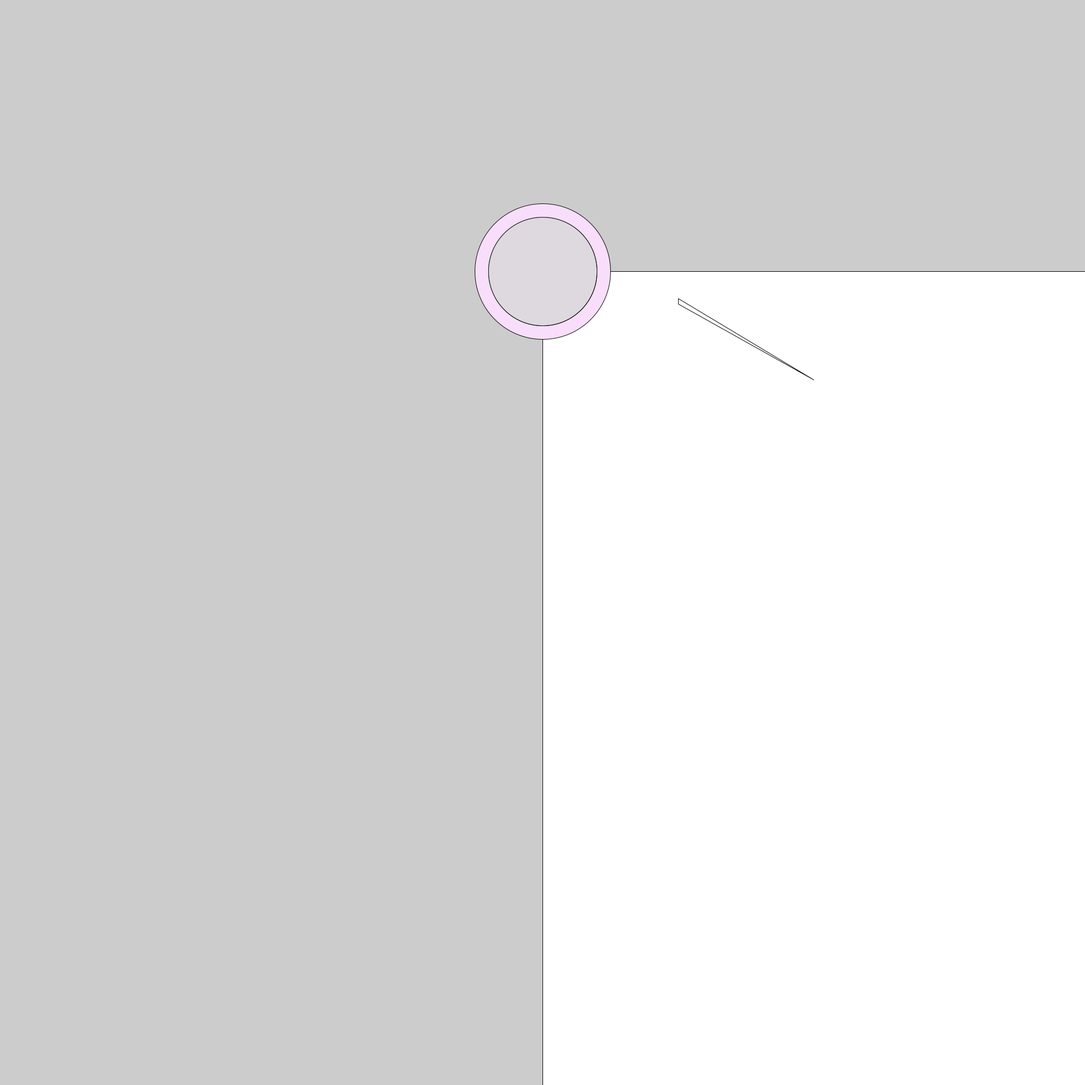
Frame 1 (no input)
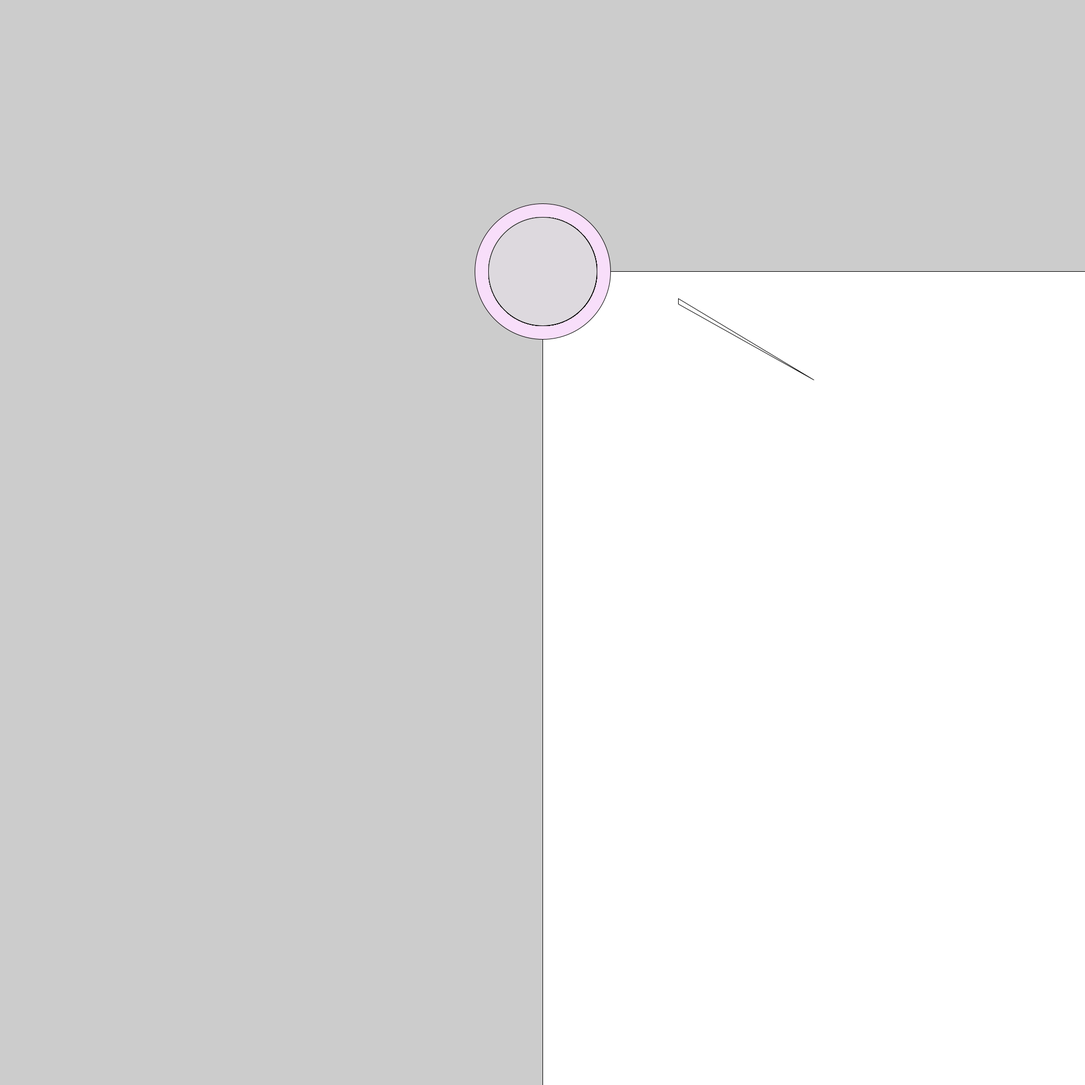
Frame 60 (the mouse pressed at the canvas centre just before this capture)
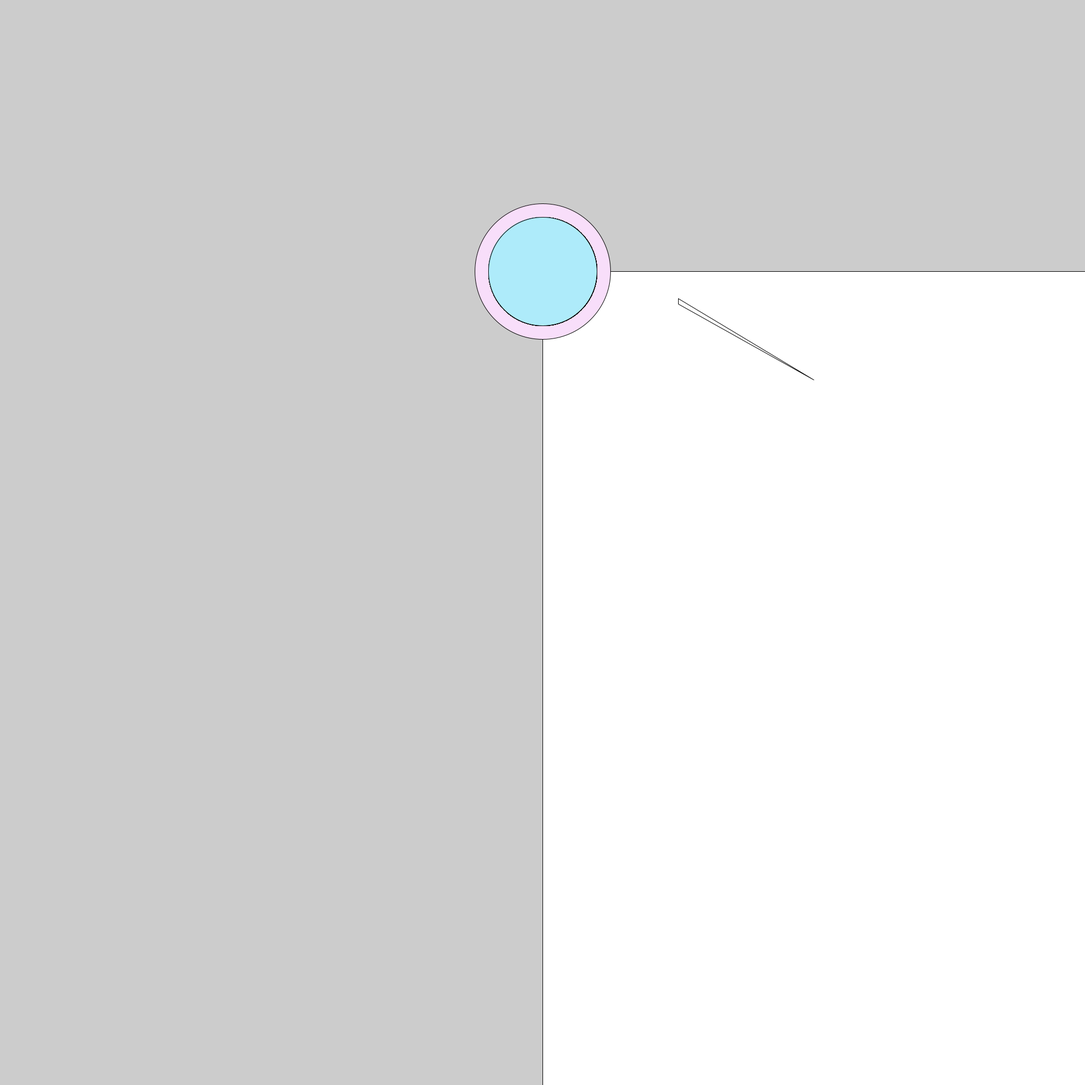
Frame 120 (the mouse held since frame 60 and released just before this capture)

The Processing sketch that drew these frames (run headless with seeded random() and noise(); from frame 60 on, the mouse is pressed at the canvas centre):

// Processing sketch: sketch_181006a
// ── sketch_181006a.pde
void setup() {
  size(2000, 2000);
  rect(1000, 500, 2000, 2000);
  triangle(1250, 550, 1250, 560, 1500, 700);
  fill(#F8DEFA);
  ellipse(1000, 500, 250, 250);
  fill(#DDD9DE);
  ellipse(1000, 500, 200, 200);
}
void draw() {
  fill(#DDD9DE);
  if (mousePressed==true) {
    fill(#AEEBFA);
  }
  ellipse(1000, 500, 200, 200);
}
